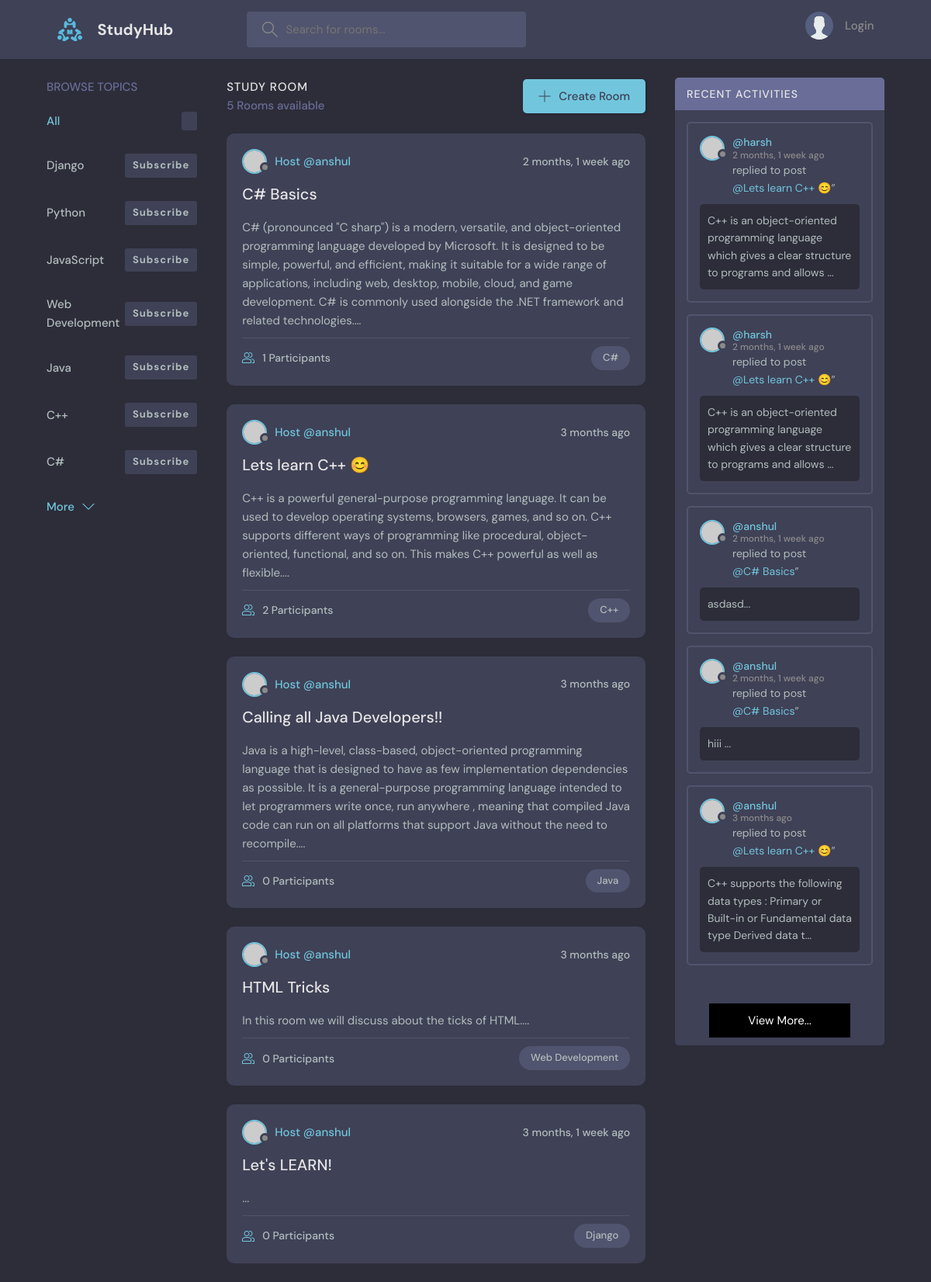
The page / on the database its author committed.
### base/models.py (models this page shows, shortened)
class Topic(models.Model):
    name = models.CharField(max_length=100)
    subscribe  = models.ManyToManyField(User, related_name='subscribe', blank=True)
    def __str__(self):
        return self.name

class Room(models.Model):
    host = models.ForeignKey(User , on_delete=models.SET_NULL , null=True)
    topic =models.ForeignKey(Topic , on_delete=models.SET_NULL , null=True )
    name = models.CharField(max_length=200)
    description = models.TextField(null=True , blank=True)
    participants = models.ManyToManyField(User , related_name='participants' ,blank=True)
    updated = models.DateTimeField(auto_now=True)
    created = models.DateTimeField(auto_now_add=True)
    class Meta:
        ordering = ['-updated' , '-created']

class Message(models.Model):
    user = models.ForeignKey( User, on_delete=models.CASCADE)
    room =  models.ForeignKey(Room , on_delete=models.CASCADE)
    body = models.TextField()
    updated = models.DateTimeField(auto_now=True)
    created = models.DateTimeField(auto_now_add=True)
    likes = models.ManyToManyField(User , related_name='likes' ,blank=True)
    class Meta:
        ordering = ['-updated' , '-created']
    def __str__(self):
        return self.body[:100]

### base/views.py (the view)
# urls.py: path('' , views.home , name="home"),
def home(request):
    q = request.GET.get('q')
    print(q)
    if q is None:
        q = ''
    rooms = Room.objects.filter(
        Q(topic__name__icontains=q)|
        Q(name__icontains=q)|
        Q(description__icontains=q)
    )
    room_counts = rooms.count()
    room_messages = Message.objects.filter(room__name__icontains=q)[:10]
    context={'rooms':rooms , 'room_counts':room_counts , 'room_messages':room_messages}
    get_topics(request , context)
    return render(request, 'base/home.html' ,context )

### base/utils.py (called while the page is built)
def get_topics(request , context ,topics=None):
    all_topics = topics if topics else Topic.objects.all()[:7]
    topics = {}
    for tpc in all_topics:
        topics[tpc.id] = {'name':tpc ,'is_subscribed':False}
        if request.user.is_authenticated and tpc.subscribe.filter(id=request.user.id):
            topics[tpc.id]['is_subscribed'] = True
    context['topics']=topics

### base/templates/base/home.html (shortened to what this page needs)
{% extends 'main.html' %} {% block content %}
<main class="layout layout--3">
  <div class="container">
    {% include 'base/topics_component.html' %}
    <div class="roomList">
      <div class="roomList__header">
        <div>
          <h2>Study Room</h2>
          <p>{{room_counts}} Rooms available</p>
        </div>
        <a class="btn btn--main" href="{% url 'create-room' %}">
          <svg
            version="1.1"
            xmlns="http://www.w3.org/2000/svg"
            width="32"
            height="32"
            viewBox="0 0 32 32"
          >
            <title>add</title>
            <path
              d="M16.943 0.943h-1.885v14.115h-14.115v1.885h14.115v14.115h1.885v-14.115h14.115v-1.885h-14.115v-14.115z"
            ></path>
          </svg>
          Create Room
        </a>
      </div>
      {% include 'base/feed_component.html' %}
    </div>
    {% include 'base/activity_component.html' %}
  </div>
</main>
{% endblock content %}

### base/templates/base/topics_component.html (shortened to what this page needs)
<div class="topics">
  <div class="topics__header">
    <h2>Browse Topics</h2>
  </div>
  <ul class="topics__list">
    <li class="flex">
      <a href="{% url 'home' %}" class="active">All <span>{{topics.count}}</span></a>
    </li>
    {% for topic_id , topic_data in topics.items %}
      <li style="display: flex; justify-content: space-between; align-items: center;">
        <a href="{% url 'home' %}?q={{topic_data.name}}" style="text-decoration: none;">{{topic_data.name}} {{topic_data.room_set.all.count}}</a>
        <a  href="{% url 'subscribe-topic' topic_id %}" style="text-decoration: none;">
          <span>
            {% if topic_data.is_subscribed %}
              Unsubscribe
            {% else %}
              Subscribe
            {% endif %}
        </span></a>
      </li>
    {% endfor %}
  </ul>
  <a class="btn btn--link" href="{% url 'browse-topics' %}">
    More
    <svg
      version="1.1"
      xmlns="http://www.w3.org/2000/svg"
      width="32"
      height="32"
      viewBox="0 0 32 32"
    >
      <title>chevron-down</title>
      <path d="M16 21l-13-13h-3l16 16 16-16h-3l-13 13z"></path>
    </svg>
  </a>
</div>

### base/templates/base/feed_component.html (shortened to what this page needs)
{% for room in rooms %}
<div class="roomListRoom">
  <div class="roomListRoom__header">
    <a href="{% url 'user-profile' room.host.id %}" class="roomListRoom__author">
      <div class="avatar avatar--small">
        <img src="https://randomuser.me/api/portraits/women/11.jpg" />
      </div>
      <span>Host @{{room.host.username}}</span>
    </a>
    <div class="roomListRoom__actions">
      <span>{{room.created|timesince}} ago</span>
    </div>
  </div>
  <div class="roomListRoom__content">
    <a href="{% url 'room' room.id %}">{{room.name}}</a>
    <p>
      {{room.description}}...
    </p>
  </div>
  <div class="roomListRoom__meta">
    <a href="{% url 'room' room.id %}" class="roomListRoom__joined">
      {{room.participants.all.count}} Participants
    </a>
    <p class="roomListRoom__topic">{{room.topic.name}}</p>
  </div>
</div>
{% endfor %}

### base/templates/base/activity_component.html (shortened to what this page needs)
<div class="activities">
  <div class="activities__header">
    <h2>Recent Activities</h2>
  </div>
  {% for message in room_messages %}
  <div class="activities__box">
    <div class="activities__boxHeader roomListRoom__header">
      <a href="{% url 'user-profile'  message.user.id %}" class="roomListRoom__author">
        <div class="avatar avatar--small">
          <img src="https://randomuser.me/api/portraits/women/11.jpg" />
        </div>
        <p>
          @{{message.user.username}}
          <span>{{message.created|timesince}} ago</span>
        </p>
      </a>
    </div>
    <div class="activities__boxContent">
      <p>
        replied to post <a href="{% url 'room' message.room.id %}">@{{message.room.name}}</a
        >”
      </p>
      <div class="activities__boxRoomContent">
        {{message}}...
      </div>
    </div>
  </div>
  {% endfor %}
  <br>
  <div class="header__user" style="display: grid ; place-items: center;">
    <a style="display: block; margin: 10px auto; padding: 10px 50px 10px 50px; background-color: black; color: #fff; balck; cursor: pointer;"
     href="{% url 'recent-activity' %}"> View More...
    </a>
  </div>
</div>

### rows shown on the page
Topic: name "Django"
Topic: name "Python"
Topic: name "JavaScript"
Topic: name "Web Development"
Topic: name "Java"
Topic: name "C++"
Topic: name "C#"
Room: host.username "anshul", created "2 months, 1 week", name "C# Basics", description "C# (pronounced \"C sharp\") is a modern, versatile, and object-oriented programming language developed by Microsoft. It is designed to be simple, powerful, and efficient, making it suitable for a wide range of applications, including web, desktop, mobile, cloud, and game development. C# is commonly used alongside the .NET framework and related technologies.", participants.all.count "1", topic.name "C#"
Room: host.username "anshul", created "3 months", name "Lets learn C++ 😊", description "C++ is a powerful general-purpose programming language. It can be used to develop operating systems, browsers, games, and so on. C++ supports different ways of programming like procedural, object-oriented, functional, and so on. This makes C++ powerful as well as flexible.", participants.all.count "2", topic.name "C++"
Room: host.username "anshul", created "3 months", name "Calling all Java Developers!!", description "Java is a high-level, class-based, object-oriented programming language that is designed to have as few implementation dependencies as possible. It is a general-purpose programming language intended to let programmers write once, run anywhere , meaning that compiled Java code can run on all platforms that support Java without the need to recompile.", participants.all.count "0", topic.name "Java"
Room: host.username "anshul", created "3 months", name "HTML Tricks", description "In this room we will discuss about the ticks of HTML.", participants.all.count "0", topic.name "Web Development"
Room: host.username "anshul", created "3 months, 1 week", name "Let's LEARN!", participants.all.count "0", topic.name "Django"
Message: user.username "harsh", created "2 months, 1 week", room.name "Lets learn C++ 😊", body "C++ is an object-oriented programming language which gives a clear structure to programs and allows"
Message: user.username "harsh", created "2 months, 1 week", room.name "Lets learn C++ 😊", body "C++ is an object-oriented programming language which gives a clear structure to programs and allows"
Message: user.username "anshul", created "2 months, 1 week", room.name "C# Basics", body "asdasd"
Message: user.username "anshul", created "2 months, 1 week", room.name "C# Basics", body "hiii"
Message: user.username "anshul", created "3 months", room.name "Lets learn C++ 😊", body "C++ supports the following data types : Primary or Built-in or Fundamental data type Derived data t"

### other values the page prints
{{ room_counts }} "5"
